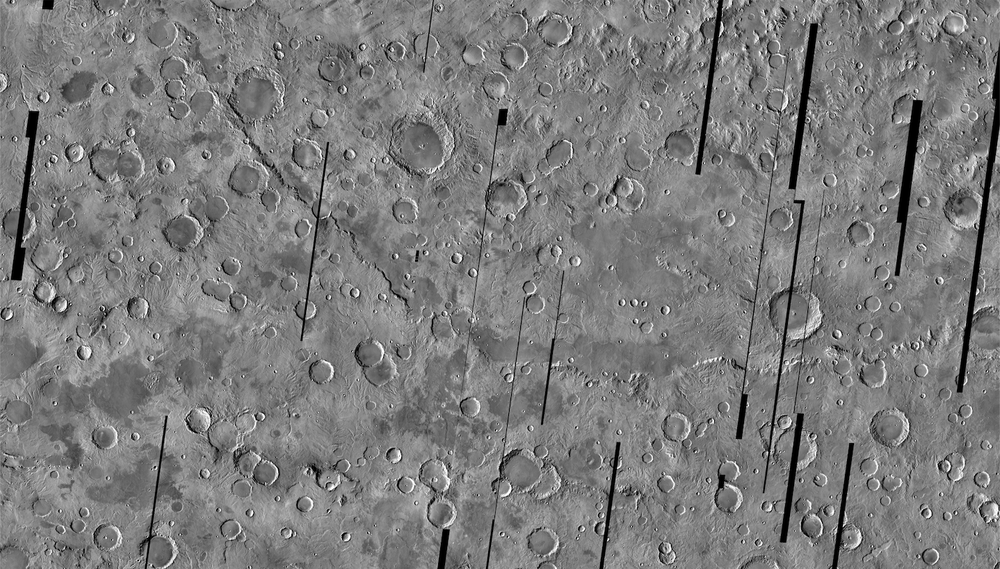
#> input picture BRIEF approach/img/im1/local_half.png, 1000 x 569 px, shrunk from 1438 x 818 before the run, given in place of plane.png, which was not available
$ python BRIEF_approach.py
#> lines starting #> are read from the running program, lines starting #| are printed output that depends on the picture; pictures that were not available may be replaced by others from this repository, and a replacement may not be noted
import numpy as np
import cv2 as cv
from matplotlib import pyplot as plt
import time

"""
This approach uses BRIEF descriptors for image matching.
Using opencv, we can detect features using the STAR feature
detector (derived from CenSurE). Then we can extract these
features as BREIF descriptors for matching.
"""

def find_and_match_brief(plane, local, num_matches="all", smoothing=False, orb=False):
#> called with plane = 'img/im1/plane.png', local = 'img/im1/local_quarter.png', num_matches = 20, smoothing = True, orb = True
    start_time = time.time()

    plane_img = cv.imread(plane, cv.IMREAD_GRAYSCALE)
#> plane_img: shape (569, 1000); min 0, max 255, mean 124
    local_img = cv.imread(local, cv.IMREAD_GRAYSCALE)
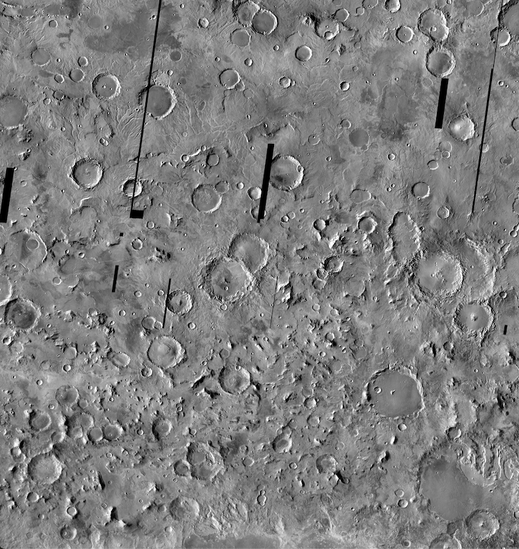
#> input picture BRIEF approach/img/im1/local_quarter.png, 519 x 549 px, shrunk from 746 x 790 before the run
#> local_img: shape (549, 519); min 0, max 255, mean 126

    kp_plane = None
    kp_local = None
    desc_plane = None
    desc_local = None

    if smoothing:
        plane_img = cv.medianBlur(plane_img, 5)
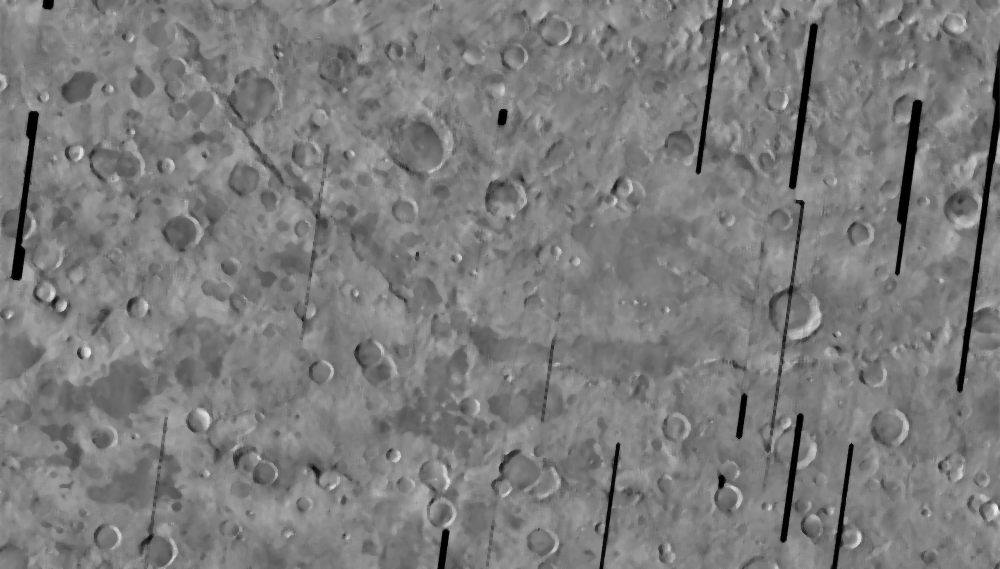
#> plane_img: shape (569, 1000); min 0, max 237, mean 124.2
        local_img = cv.medianBlur(local_img, 5)
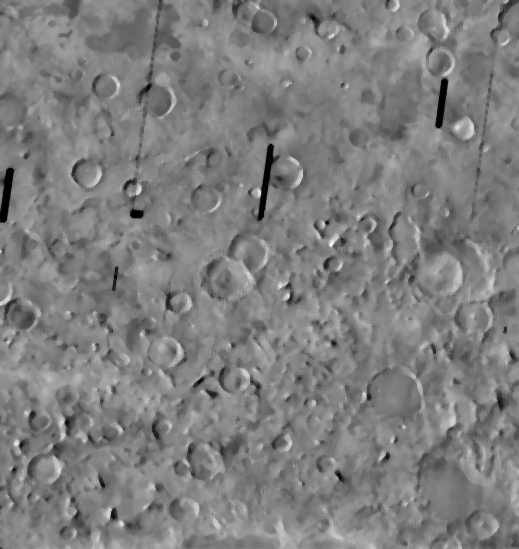
#> local_img: shape (549, 519); min 0, max 253, mean 126.5

    if orb:
        orb = cv.ORB_create()

        kp_plane, desc_plane = orb.detectAndCompute(plane_img, None)
#> kp_plane = 500 keypoints; strongest (x, y, size): (445, 530, 37.2), (851, 445, 31), (503, 111, 53.6), (792, 187, 37.2)
        kp_local, desc_local = orb.detectAndCompute(local_img, None)
#> kp_local = 500 keypoints; strongest (x, y, size): (444, 79, 44.6), (438, 126, 37.2), (444, 81, 64.3), (436, 125, 44.6)
    else:
        star = cv.xfeatures2d.StarDetector_create()
        brief = cv.xfeatures2d.BriefDescriptorExtractor_create()


        keypoints_plane = star.detect(plane_img)
        keypoints_local = star.detect(local_img)

        kp_plane, desc_plane = brief.compute(plane_img, keypoints_plane)
        kp_local, desc_local = brief.compute(local_img, keypoints_local)


    #brute force matching
    bf = cv.BFMatcher(cv.NORM_HAMMING, crossCheck = True)

    matches = bf.match(desc_local, desc_plane)
#> matches = 155 matches
    matches = sorted(matches, key = lambda x:x.distance)
    if num_matches == "all":
        img_matched = cv.drawMatches(local_img, kp_local, plane_img, kp_plane, matches, None, flags=cv.DrawMatchesFlags_NOT_DRAW_SINGLE_POINTS)
    else:
        img_matched = cv.drawMatches(local_img, kp_local, plane_img, kp_plane, matches[:num_matches], None, flags=cv.DrawMatchesFlags_NOT_DRAW_SINGLE_POINTS)
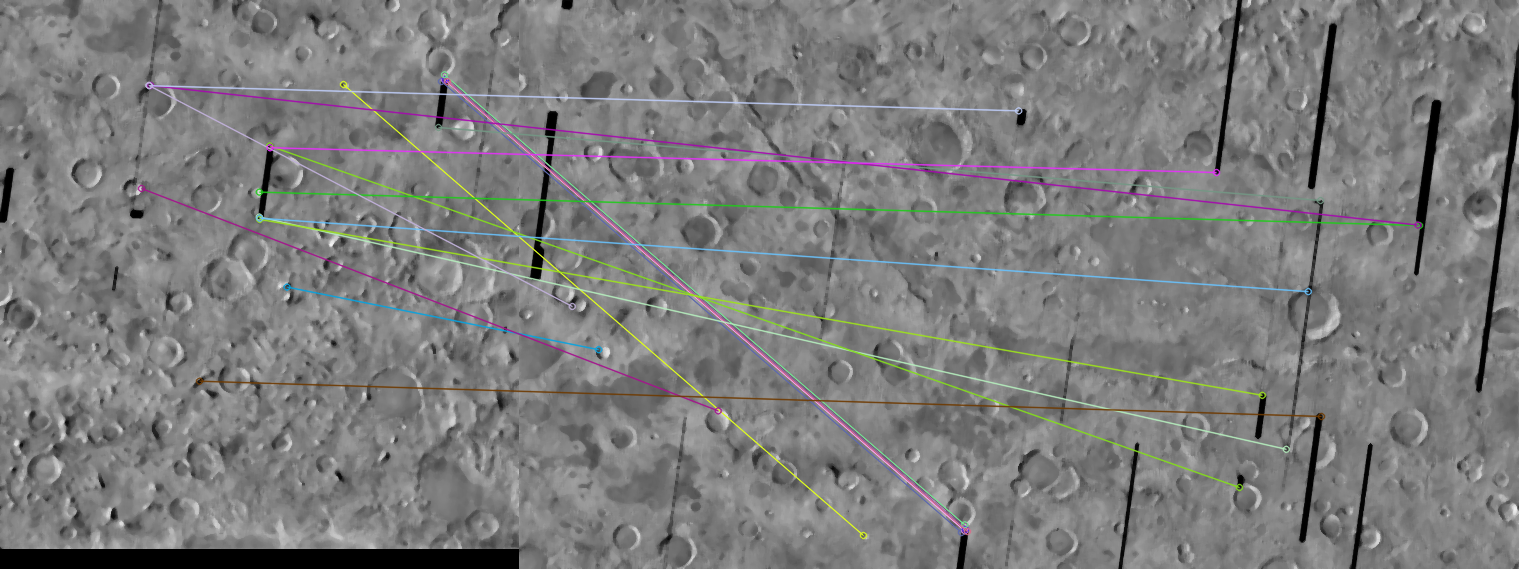
#> img_matched: shape (569, 1519, 3); mean of channels 0, 1, 2 123.8, 124.1, 124; drawn as B, G, R

    match_window_size = local_img.shape
#> match_window_size = (549, 519)
    num_matches = len(matches)
#> num_matches = 155

    print("Match window size: %d %d" % (match_window_size[0], match_window_size[1]))
#| Match window size: 549 519
    print("Number of matches: %d" % num_matches)
#| Number of matches: 155

    print(time.time() - start_time, "seconds")

    return local_img, plane_img, img_matched


def show_plots(local_img, plane_img, matched_img):
    fig, ax = plt.subplots(1, 2)

    ax[0].imshow(local_img, cmap='gray')
    #ax.flat[0].set_title("Local area image")

    ax[1].imshow(matched_img[:local_img.shape[0], :local_img.shape[1]])
    #ax.flat[1].set_title("Matches on local area image")

    plt.show()
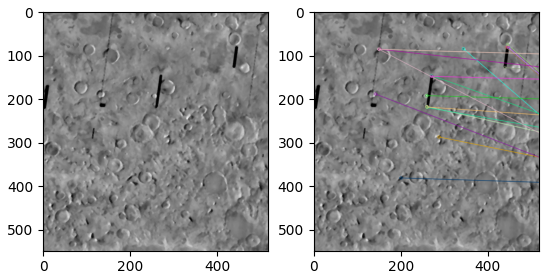
#> figure drawn by matplotlib, 2 panels

    plt.imshow(matched_img)
    plt.show()

if __name__ == '__main__':
    local, plane, matched = find_and_match_brief('img/im1/plane.png', 'img/im1/local_quarter.png', num_matches=20, orb=True, smoothing=True)
    show_plots(local, plane, matched)
